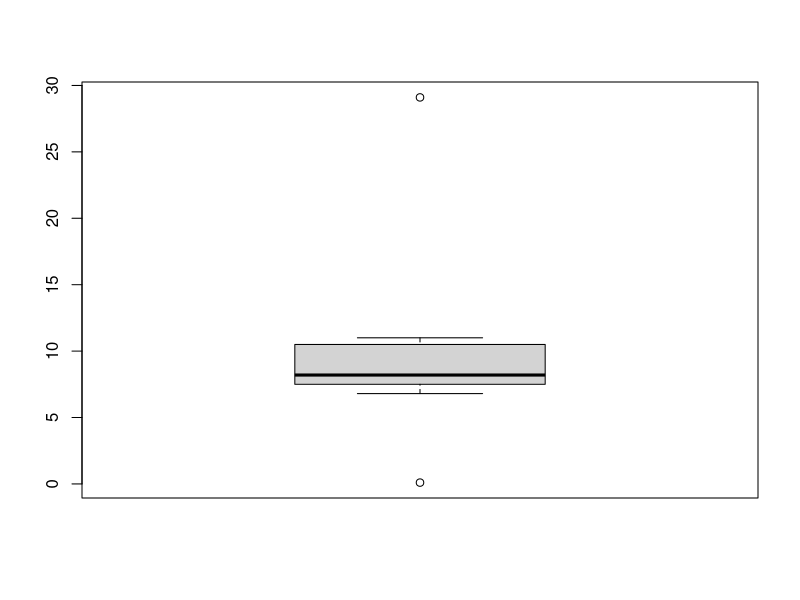

Source code (R):
### Practicing our basic GitHub commands 

## We will just load a data set, change the titles to some columns, and 
# check one variable for outliers. 

# Load our cities data 
cities <- read.csv("cities_data.csv")
View(cities)

# Check for outiers:
boxplot(cities$unemployment_rate)
# We have two outliers! 